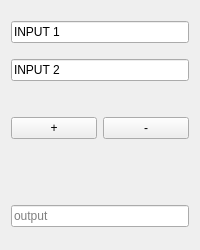
<?xml version="1.0" encoding="UTF-8"?>
<ui version="4.0">
 <class>Form</class>
 <widget class="QWidget" name="Form">
  <property name="geometry">
   <rect>
    <x>0</x>
    <y>0</y>
    <width>200</width>
    <height>250</height>
   </rect>
  </property>
  <property name="minimumSize">
   <size>
    <width>200</width>
    <height>250</height>
   </size>
  </property>
  <property name="maximumSize">
   <size>
    <width>200</width>
    <height>250</height>
   </size>
  </property>
  <property name="windowTitle">
   <string>Calculator</string>
  </property>
  <layout class="QVBoxLayout" name="verticalLayout">
   <item>
    <widget class="QLineEdit" name="input1">
     <property name="text">
      <string>INPUT 1</string>
     </property>
    </widget>
   </item>
   <item>
    <widget class="QLineEdit" name="input2">
     <property name="text">
      <string>INPUT 2</string>
     </property>
    </widget>
   </item>
   <item>
    <spacer name="verticalSpacer_2">
     <property name="orientation">
      <enum>Qt::Vertical</enum>
     </property>
     <property name="sizeType">
      <enum>QSizePolicy::Maximum</enum>
     </property>
     <property name="sizeHint" stdset="0">
      <size>
       <width>20</width>
       <height>20</height>
      </size>
     </property>
    </spacer>
   </item>
   <item>
    <layout class="QHBoxLayout" name="horizontalLayout">
     <item>
      <widget class="QPushButton" name="plus">
       <property name="text">
        <string>+</string>
       </property>
      </widget>
     </item>
     <item>
      <widget class="QPushButton" name="sub">
       <property name="text">
        <string>-</string>
       </property>
      </widget>
     </item>
    </layout>
   </item>
   <item>
    <spacer name="verticalSpacer">
     <property name="orientation">
      <enum>Qt::Vertical</enum>
     </property>
     <property name="sizeType">
      <enum>QSizePolicy::Maximum</enum>
     </property>
     <property name="sizeHint" stdset="0">
      <size>
       <width>20</width>
       <height>50</height>
      </size>
     </property>
    </spacer>
   </item>
   <item>
    <widget class="QLineEdit" name="output">
     <property name="placeholderText">
      <string>output</string>
     </property>
    </widget>
   </item>
  </layout>
 </widget>
 <resources/>
 <connections/>
</ui>
